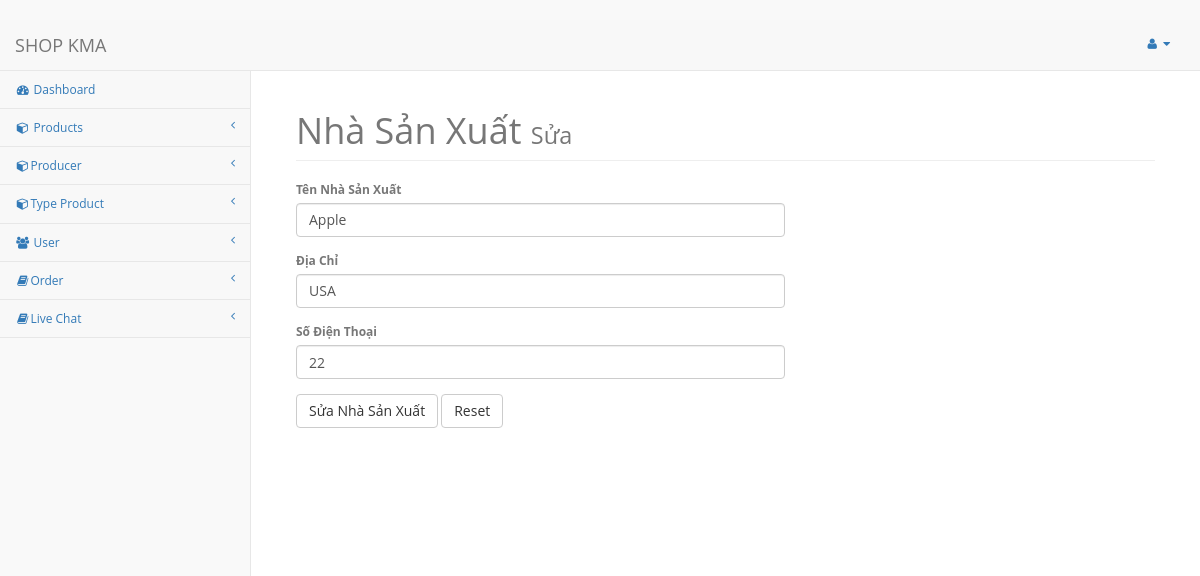
The page /updateProducer/1 (signed in) on the database its author committed.
### tables this page shows
CREATE TABLE `Producer` (
  `MaNSX` int(11) NOT NULL,
  `TenNSX` text NOT NULL,
  `DiaChi` text NOT NULL,
  `SDT` int(11) NOT NULL,
  `createDate` timestamp NOT NULL DEFAULT current_timestamp()
);

### src/Controller/AdminController.php (called while the page is built, shortened)
<?php
class AdminController
{
    public function updateViewProducer()
    {
        require_once 'views/Admin/Producer/updateProducer.php';
    }
}

### src/Core/Bootstrap.php (called while the page is built, shortened)
<?php
App::bind('config/app', require_once "config/app.php");
Route::load("config/router.php")
    ->direct(Request::uri()[0], Request::method());
?>

### index.php (called while the page is built, shortened)
<?php
require_once "./src/Core/Bootstrap.php";

### src/Core/App.php (called while the page is built, shortened)
<?php
class App
{
    private static $aRegistry = [];
    public static function bind($key, $val)
    {
        self::$aRegistry[$key] = $val;
    }
    public static function get($key)
    {
        return array_key_exists($key, self::$aRegistry) ? self::$aRegistry[$key] : false;
    }
}

### src/Core/URL.php (called while the page is built, shortened)
<?php
class URL
{
    public static function uri($path = '') {
        if (empty($path)) {
            return App::get('config/app')['homeURL'];
        }
        return App::get('config/app')['homeURL'] . ltrim($path, '/');
    }
}

### src/Core/Request.php (called while the page is built, shortened)
<?php
class Request
{
    public static function uri()
    {
        return explode('/',trim(str_replace(
            App::get('config/app')['baseURI'],
            '',
            $_SERVER['REQUEST_URI']
        )));
    }
}

### src/Database/DB.php (called while the page is built, shortened)
<?php
class DB
{
    private static $self;
    public static function makeConnection() {
        if (empty(self::$self)) {
            self::$self = new \mysqli(
              App::get('config/app')['database']['host'],
              App::get('config/app')['database']['username'],
              App::get('config/app')['database']['password'],
              App::get('config/app')['database']['database']
            );
        }
        return self::$self;
    }
}

### src/Model/AdminModel.php (called while the page is built, shortened)
<?php
class AdminModel
{
    public static function selectOneProducer($id)
    {
        return DB::makeConnection()->query("SELECT * FROM Producer where MaNSX='" . $id . "'");
    }
}

### views/Admin/Producer/updateProducer.php (the view, shortened to what this page needs)
<?php
if (!isset($_SESSION['login_true'])) {
    header('location:' . URL::uri('admin'));
} else {
    require_once 'views/Admin/header.php';
    require_once 'views/Admin/navigation.php';
    $id = Request::uri()[1];
    $values_producer = AdminModel::selectOneProducer($id)->fetch_assoc();
    ?>
    <div id="page-wrapper">
        <div class="container-fluid">
            <div class="row">
                <div class="col-lg-12">
                    <h1 class="page-header">Nhà Sản Xuất
                        <small>Sửa</small>
                    </h1>
                </div>
                <div class="col-lg-7" style="padding-bottom:120px">
                    <form action="<?php echo URL::uri('updateProducer'); ?>" method="POST">
                        <div class="form-group">
                            <label>Tên Nhà Sản Xuất</label>
                            <input class="form-control" name="TenNSX" value="<?php echo $values_producer['TenNSX'] ?>"
                                   required/>
                        </div>
                        <div class="form-group">
                            <label>Địa Chỉ</label>
                            <input class="form-control" name="DiaChi" required
                                   value="<?php echo $values_producer['DiaChi'] ?>"/>
                        </div>
                        <div class="form-group">
                            <label>Số Điện Thoại</label>
                            <input class="form-control" name="SDT" required
                                   value="<?php echo $values_producer['SDT'] ?>"/>
                        </div>
                        <button type="submit" class="btn btn-default">Sửa Nhà Sản Xuất</button>
                        <button type="reset" class="btn btn-default">Reset</button>
                </div>
            </div>
        </div>
    </div>
    <?php
    require_once 'views/Admin/footer.php';
}

### assets/style/print.css (style rules this page uses)
body { padding-top: 0; font-size: 12px; color: #777; background: #f9f9f9; font-family: 'Open Sans',sans-serif; margin-top:20px; }
small, .small { font-size: 85%; }

### rows shown on the page
producer: TenNSX "Apple", DiaChi "USA", SDT "22"
